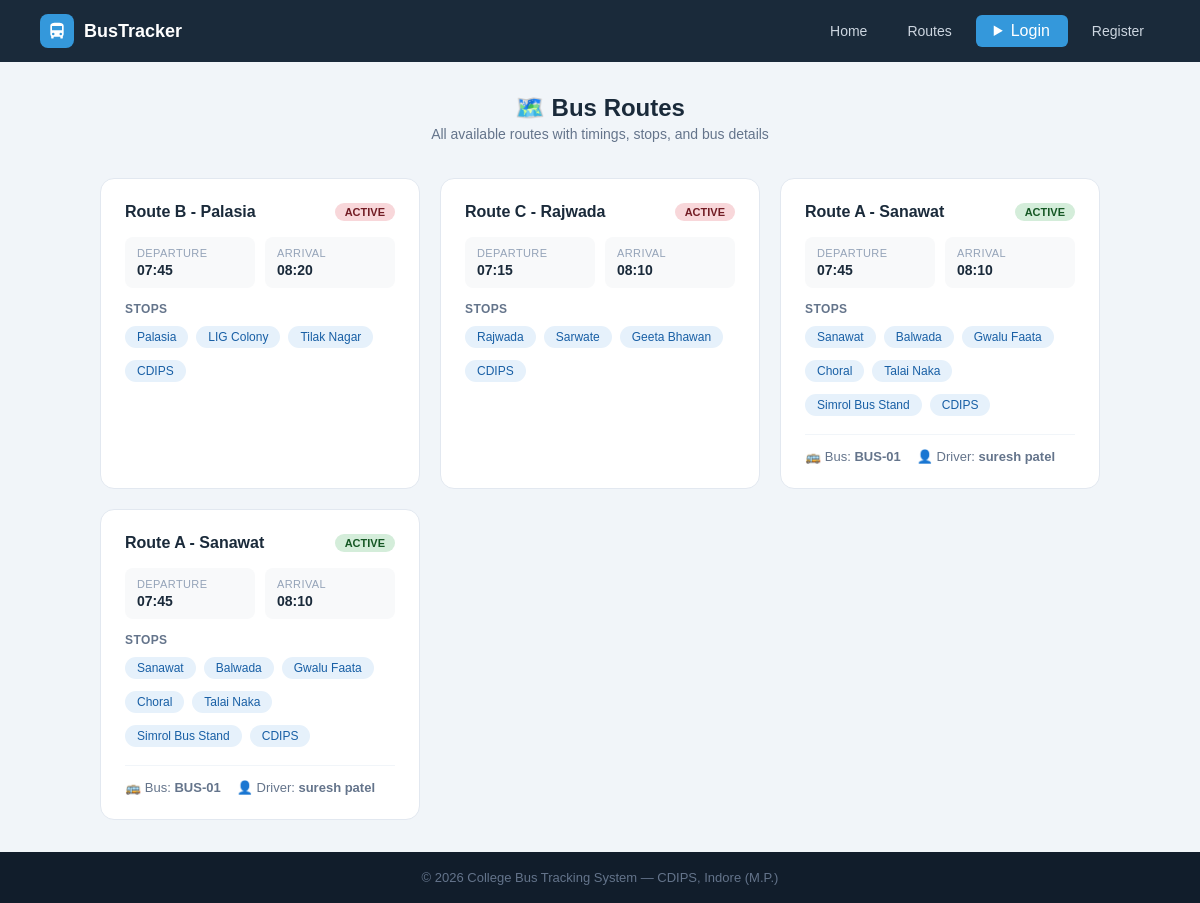
Before: /routes-info with the older database file.
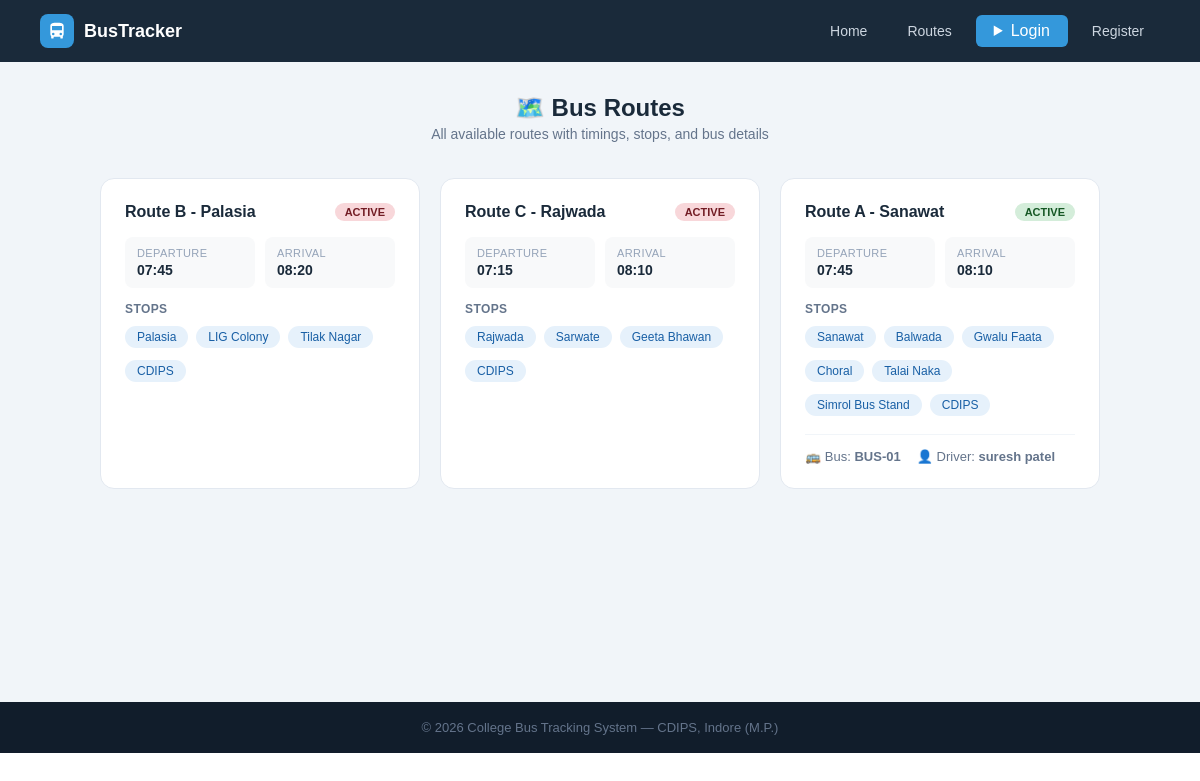
After: the same page with the newer database file.
### tables this page shows
CREATE TABLE routes (
        id INTEGER PRIMARY KEY AUTOINCREMENT,
        route_name TEXT NOT NULL, bus_id INTEGER,
        start_point TEXT, end_point TEXT,
        departure_time TEXT, arrival_time TEXT, stops TEXT, original_bus_id INTEGER,
        FOREIGN KEY(bus_id) REFERENCES buses(id));

CREATE TABLE buses (
        id INTEGER PRIMARY KEY AUTOINCREMENT,
        bus_number TEXT UNIQUE NOT NULL, driver_name TEXT NOT NULL,
        driver_phone TEXT, capacity INTEGER DEFAULT 40,
        status TEXT DEFAULT 'active',
        current_lat REAL DEFAULT 22.7196, current_lng REAL DEFAULT 75.8577, driver_address TEXT);

### app.py (the view)
@app.route('/routes-info')
def routes_page():
    db = get_db()
    routes = db.execute('''SELECT r.*,b.bus_number,b.driver_name,b.status
                           FROM routes r LEFT JOIN buses b ON r.bus_id=b.id''').fetchall()
    db.close(); return render_template('routes.html', routes=routes)

### app.py (called while the page is built, shortened)
def get_db():
    conn = sqlite3.connect(DB)
    conn.row_factory = sqlite3.Row
    return conn

@app.context_processor
def inject_notifications():
    return dict(notifications=[], unread_count=0)

### templates/routes.html (shortened to what this page needs)
{% extends "base.html" %}
{% block content %}
<div class="page">
    <div class="page-header" style="text-align:center;margin-bottom:36px">
        <h1>🗺️ Bus Routes</h1>
        <p>All available routes with timings, stops, and bus details</p>
    </div>
    <div class="routes-grid">
    {% for r in routes %}
    <div class="route-card">
        <div class="route-header">
            <div class="route-name">{{ r.route_name }}</div>
            <span class="badge {{ 'badge-green' if r.status == 'active' else 'badge-red' }}">
                {{ r.status.upper() if r.status else 'ACTIVE' }}
            </span>
        </div>
        <div class="route-info">
            <div class="ri-item"><div class="key">Departure</div><div class="val">{{ r.departure_time }}</div></div>
            <div class="ri-item"><div class="key">Arrival</div><div class="val">{{ r.arrival_time }}</div></div>
        </div>
        <div class="stops-label">Stops</div>
        <div class="stops-flow">
            {% set stop_list = r.stops.replace('-', '→').replace(',', '→').split('→') %}
            {% for stop in stop_list %}
            <span class="stop-chip">{{ stop.strip() }}</span>
            {% endfor %}
        </div>
        {% if r.bus_number %}
        <div class="bus-info">
            <span>🚌 Bus: <b>{{ r.bus_number }}</b></span>
            <span>👤 Driver: <b>{{ r.driver_name }}</b></span>
        </div>
        {% endif %}
    </div>
    {% else %}
    <div style="text-align:center;color:#94a3b8;padding:40px;grid-column:1/-1">No routes available.</div>
    {% endfor %}
    </div>
</div>
{% endblock %}

### templates/base.html (shortened to what this page needs)
<!DOCTYPE html>
<html lang="en">
<head>
    <link rel="stylesheet" href="{{ url_for('static', filename='css/style.css') }}">
</head>
<body>
<nav>
    <div class="nav-logo">
        <div class="nav-logo-icon">
            <svg viewBox="0 0 24 24"><path d="M4 16c0 .88.39 1.67 1 2.22V20a1 1 0 001 1h1a1 1 0 001-1v-1h8v1a1 1 0 001 1h1a1 1 0 001-1v-1.78c.61-.55 1-1.34 1-2.22V6c0-3.5-3.58-4-8-4S4 2.5 4 6v10zm3.5 1a1.5 1.5 0 110-3 1.5 1.5 0 010 3zm9 0a1.5 1.5 0 110-3 1.5 1.5 0 010 3zM6 6h12v5H6V6z"/></svg>
        </div>
        <span>BusTracker</span>
    </div>
    <div class="nav-links">
        <a href="{{ url_for('home') }}">Home</a>
        <a href="{{ url_for('routes_page') }}">Routes</a>
        {% if 'admin' in session or 'student' in session %}
            {% if 'admin' in session %}
                <a href="{{ url_for('admin_dashboard') }}">Admin Panel</a>
                <a href="{{ url_for('students_list') }}">Students</a>
                <a href="{{ url_for('gate_logs_page') }}">Gate Logs</a>
                <a href="{{ url_for('admin_reports') }}">📊 Reports</a>
            {% else %}
                <a href="{{ url_for('dashboard') }}">My Dashboard</a>
                <details class="bell-wrap">
                    <summary class="bell-btn">
                        🔔
                        {% if unread_count > 0 %}
                        <span class="bell-badge">{{ unread_count }}</span>
                        {% endif %}
                    </summary>
                    <div class="bell-dropdown">
                        <div class="bell-dropdown-header">
                            <span>Notifications</span>
                            <div style="display:flex;gap:6px;">
                                {% if unread_count > 0 %}
                                <form method="POST" action="{{ url_for('mark_notifications_read') }}">
                                    <button class="bell-action-btn">✓ Read</button>
                                </form>
                                {% endif %}
                                {% if notifications %}
                                <form method="POST" action="{{ url_for('delete_all_notifications') }}"
                                      onsubmit="return confirm('Delete all notification?')">
                                    <button class="bell-action-btn bell-delete-btn">🗑 Delete all</button>
                                </form>
                                {% endif %}
                            </div>
                        </div>
                        {% if notifications %}
                            {% for n in notifications %}
                            <div class="bell-notif-item {{ 'bell-unread' if not n.is_read else '' }}">
                                <div class="bell-notif-row">
                                    <div class="bell-notif-msg">{{ n.message }}</div>
                                    <form method="POST" action="{{ url_for('delete_notification', nid=n.id) }}">
                                        <button class="bell-del-one" title="Delete">✕</button>
                                    </form>
                                </div>
                                <div class="bell-notif-time">🕐 {{ n.created_at[:16] if n.created_at else '' }}</div>
                            </div>
                            {% endfor %}
                        {% else %}
                        <div class="bell-empty">
                            <span>🔕</span>
                            <div>No notification available</div>
                        </div>
                        {% endif %}
                    </div>
                </details>
            {% endif %}
            <span style="color:#94a3b8;font-size:13px">
                Hi,
                {% if 'admin' in session %}
                {{ session['admin']['name'] }}
                {% else %}
                {{ session['student']['name'] }}
                {% endif %}
            </span>
            {% if 'admin' in session %}
            <a href="/logout/admin" class="btn-danger">Logout</a>
            {% else %}
            <a href="/logout/student" class="btn-danger">Logout</a>
            {% endif %}
        {% else %}
            <div style="position: relative; display: inline-block;">
                <details style="list-style: none;">
                    <summary class="btn-nav" style="cursor: pointer; user-select: none;">
                        Login
                    </summary>
                </details>
            </div>
            <a href="{{ url_for('register') }}">Register</a>
        {% endif %}
    </div>
</nav>
{% block content %}{% endblock %}
<footer><p>© 2026 College Bus Tracking System — CDIPS, Indore (M.P.)</p></footer>
</body>
</html>

### static/css/style.css (style rules this page uses)
* { margin: 0; padding: 0; box-sizing: border-box; font-family: Arial, sans-serif; }
a { text-decoration: none; }
nav { display: flex; justify-content: space-between; align-items: center; padding: 14px 40px; background: #1a2a3a; position: sticky; top: 0; z-index: 100; }
.nav-logo { display: flex; align-items: center; gap: 10px; }
.nav-logo-icon { width: 34px; height: 34px; background: #3498db; border-radius: 8px; display: flex; align-items: center; justify-content: center; }
.nav-logo-icon svg { width: 20px; height: 20px; fill: white; }
.nav-logo span { color: white; font-size: 18px; font-weight: bold; }
.nav-links { display: flex; gap: 8px; align-items: center; }
.nav-links a { color: #cdd6e0; font-size: 14px; padding: 7px 16px; border-radius: 6px; transition: background .2s; }
.nav-links .btn-nav { background: #3498db; color: white; padding: 7px 18px; border-radius: 6px; }
footer { background: #111d2b; color: #64748b; text-align: center; padding: 18px; font-size: 13px; }
.badge { display: inline-block; padding: 3px 10px; border-radius: 20px; font-size: 11px; font-weight: bold; }
.badge-green { background: #d4edda; color: #155724; }
.badge-red { background: #f8d7da; color: #721c24; }
.page { padding: 32px 40px; background: #f1f5f9; min-height: 80vh; }
.page-header { margin-bottom: 24px; }
.page-header h1 { font-size: 24px; color: #1a2a3a; font-weight: bold; }
.page-header p { font-size: 14px; color: #64748b; margin-top: 4px; }
.stop-chip { background: #e6f1fb; color: #185fa5; font-size: 12px; padding: 4px 12px; border-radius: 20px; margin: 4px 4px 4px 0; }
.routes-grid { display: grid; grid-template-columns: repeat(auto-fit, minmax(300px, 1fr)); gap: 20px; max-width: 1000px; margin: 0 auto; }
.route-card { background: white; border-radius: 14px; border: 1px solid #e2e8f0; padding: 24px; transition: box-shadow .2s; }
.route-header { display: flex; justify-content: space-between; align-items: flex-start; margin-bottom: 16px; }
.route-name { font-size: 16px; font-weight: bold; color: #1a2a3a; }
.route-info { display: grid; grid-template-columns: 1fr 1fr; gap: 10px; margin-bottom: 14px; }
.ri-item { background: #f8f9fa; border-radius: 8px; padding: 10px 12px; }
.ri-item .key { font-size: 11px; color: #94a3b8; text-transform: uppercase; letter-spacing: .4px; margin-bottom: 3px; }
.ri-item .val { font-size: 14px; font-weight: bold; color: #1a2a3a; }
.stops-flow { display: flex; flex-wrap: wrap; gap: 4px; }
.stops-label { font-size: 12px; color: #64748b; font-weight: bold; margin-bottom: 6px; text-transform: uppercase; letter-spacing: .4px; }
.bus-info { margin-top: 14px; padding-top: 14px; border-top: 1px solid #f1f5f9; font-size: 13px; color: #64748b; display: flex; gap: 16px; }

Changed rows visible on the page:
removed routes: route_name "Route A - Sanawat", status "ACTIVE", departure_time "07:45", arrival_time "08:10", strip "Sanawat" "Balwada" "Gwalu Faata" "Choral" "Talai Naka" "Simrol Bus Stand" "CDIPS", bus_number "BUS-01", driver_name "suresh patel"
